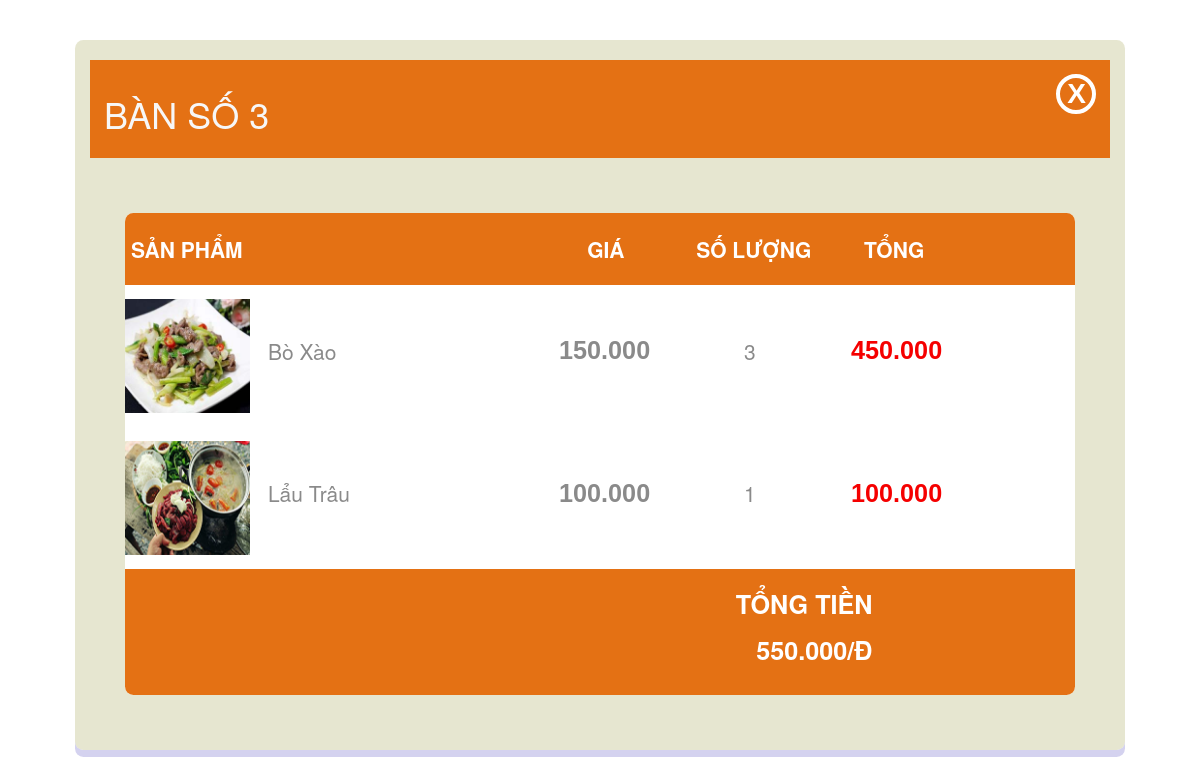
The page /quantri/ban_an.php?id=3 on the database its author committed.
### tables this page shows
CREATE TABLE `chitiet_datban` (
  `id` int(11) NOT NULL,
  `id_san_pham` int(11) NOT NULL,
  `so_luong` int(11) NOT NULL,
  `id_don_hangg` int(11) NOT NULL,
  `ten_sanpham` varchar(50) NOT NULL,
  `gia` int(11) NOT NULL,
  `anh_sanpham` varchar(200) NOT NULL,
  `so_ban` int(11) NOT NULL
);

### quantri/ban_an.php (the view, shortened to what this page needs)
<?php
    $id = $_GET['id'];
    require_once "../ketnoi.php";
?>
<!DOCTYPE html>
<html lang="en">
<head>
  <link rel="stylesheet" href="https://unpkg.com/swiper/swiper-bundle.min.css" />
  <link rel="stylesheet" href="https://cdnjs.cloudflare.com/ajax/libs/font-awesome/5.15.3/css/all.min.css">
  <link rel="stylesheet" href="../css/styleGiohang.css">
  <link rel="stylesheet" href="https://maxcdn.bootstrapcdn.com/bootstrap/3.3.5/css/bootstrap.min.css">
</head>
<body>
  <div class="container">
    <br>
    <div class="heading">
      <h1>
        Bàn Số <?php echo "$id"; ?>
      </h1>
      <a href="so_do_banan.php" class="visibility-cart transition is-open">X</a>
    </div>
    <form action="datban_giaodien.php" method="post">
      <div class="cart transition is-open">
        <br />
        <div class="table">
          <div class="layout-inline row th">
            <div class="col col-pro">Sản Phẩm</div>
            <div class="col col-price align-center ">
              Giá
            </div>
            <div class="col col-qty align-center">Số Lượng</div>
            <div class="col">Tổng</div>
          </div>
          <?php
                $sql = "SELECT * FROM `chitiet_datban` WHERE so_ban = $id";
                $result = mysqli_query($conn,$sql);
                $tongdonhan = 0;
                while ($row = mysqli_fetch_array($result)) {
                    $tong = $row["gia"]*$row["so_luong"];
                    $tongdonhan += $tong;
                  ?>
          <div class="layout-inline row">
            <div class="col col-pro layout-inline">
              <img src="../images/<?php echo $row["anh_sanpham"]; ?>" alt="kitten" />
              <p><?php echo $row["ten_sanpham"]; ?> </p>
            </div>
            <div class="col col-price col-numeric align-center ">
              <p><?php echo number_format($row['gia'] ,0,",","."); ?></p>
            </div>
            <div class="col col-qty layout-inline">
                <p><?php echo $row["so_luong"]; ?></p>
            </div>
            <div class="col col-total col-numeric">
              <p> <?php echo number_format($tong ,0,",","."); ?></p>
            </div>
          </div>
          <?php
              }
          ?>
          <div class="tf">
            <div class="row layout-inline">
              <div class="col">
                <p>Tổng Tiền</p>
                <p><?php echo number_format($tongdonhan ,0,",",".");?>/Đ</p>
              </div>
              <div class="col"></div>
            </div>
          </div>
        </div>
    </form>
</body>
</html>

### css/styleGiohang.css (style rules this page uses)
html { background: #ffffff; font: 62.5%/1.5em "Trebuchet Ms", helvetica; }
* { box-sizing: border-box; -webkit-font-smoothing: antialiased; font-smooth: antialiased; }
h1 { text-transform: uppercase; font-weight: bold; font-size: 2.5em; }
p { font-size: 1.5em; color: #8a8a8a; }
img { max-width: 9em; width: 100%; overflow: hidden; margin-right: 1em; }
a { text-decoration: none; }
.container { max-width: 75em; width: 95%; margin: 40px auto; overflow: hidden; position: relative; border-radius: 0.6em; background: #d4d4ad93; box-shadow: 0 0.5em 0 rgba(41, 32, 175, 0.2); }
.heading { padding: 1em; position: relative; z-index: 1; color: #f7f7f7; background: #e47114; }
.cart { margin: 2.5em; overflow: hidden; }
.table { background: #ffffff; border-radius: 0.6em; overflow: hidden; clear: both; margin-bottom: 1.8em; }
.layout-inline>* { display: inline-block; }
.align-center { text-align: center; }
.th { background: #e47114; color: #fff; text-transform: uppercase; font-weight: bold; font-size: 1.5em; }
.tf { background: #e47114; text-transform: uppercase; text-align: right; font-size: 1.2em; }
.tf p { color: #fff; font-weight: bold; }
.col { padding: 1em; width: 12%; }
.col-pro { width: 44%; }
.col-pro>* { vertical-align: middle; }
.col-qty { text-align: center; width: 17%; }
.col-numeric p { font: bold 1.8em helvetica; }
.col-total p { color: #f50000; }
.tf .col { width: 20%; }
.row>div { vertical-align: middle; }
.visibility-cart { position: absolute; color: #fff; top: 0.5em; right: 0.5em; font: bold 2em arial; border: 0.16em solid #fff; border-radius: 2.5em; padding: 0 0.22em 0 0.25em; }
.col-qty>* { vertical-align: middle; }
.transition { transition: all 0.3s ease-in-out; }

### rows shown on the page
chitiet_datban: anh_sanpham (picture), ten_sanpham "Bò Xào", gia "150.000", so_luong "3", tong "450.000"
chitiet_datban: anh_sanpham (picture), ten_sanpham "Lẩu Trâu", gia "100.000", so_luong "1", tong "100.000"

### other values the page prints
$id "3"
$tongdonhan "550.000"
